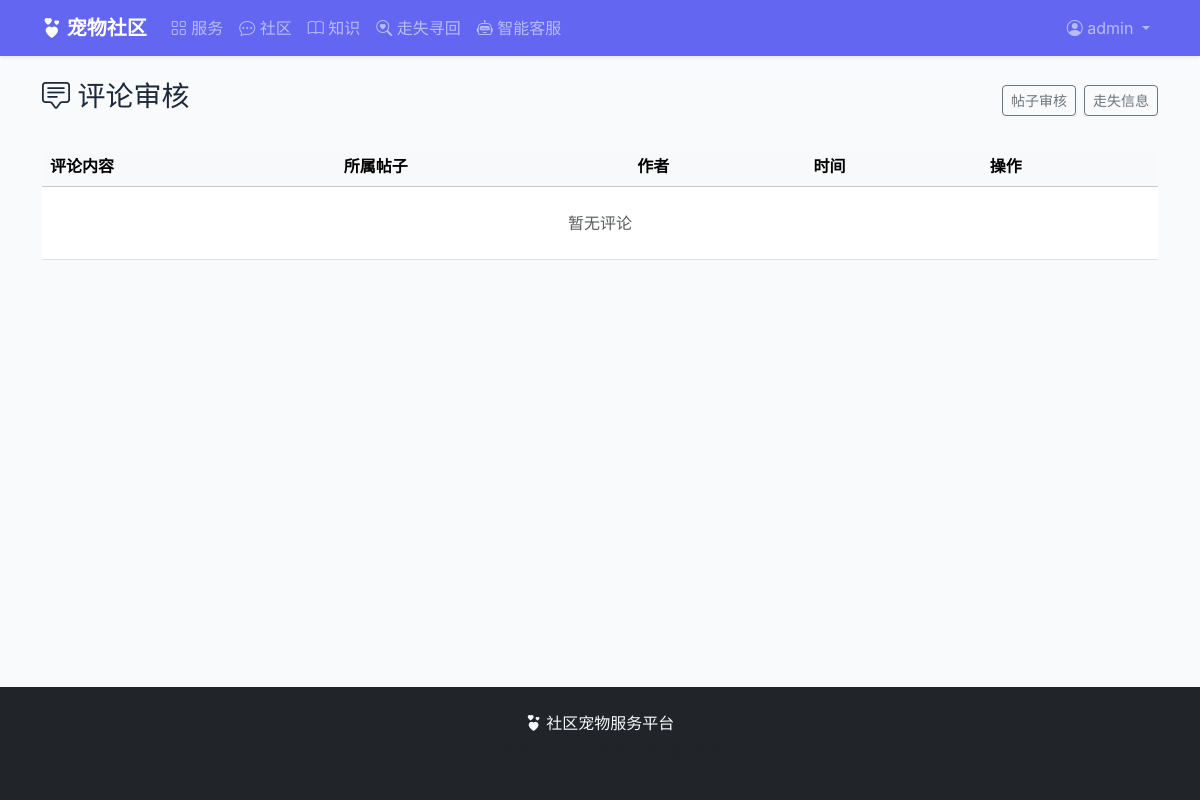
Page /community/admin/comments/ (signed in) on the earlier database version.
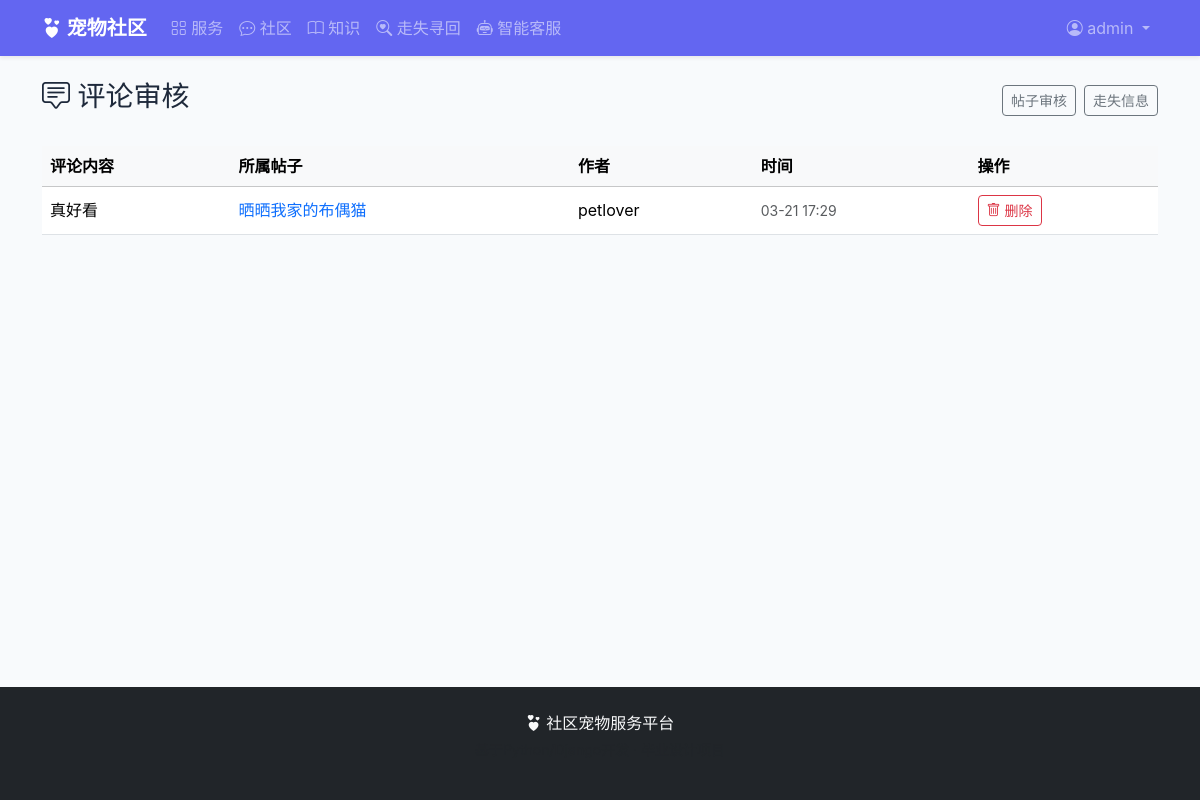
Same page on the later database version.
### accounts/models.py (models this page shows, shortened)
class User(AbstractUser):
    ROLE_CHOICES = (
        ('owner', '宠物主人'),
        ('provider', '服务商家'),
        ('admin', '系统管理员'),
    )
    role = models.CharField('角色', max_length=10, choices=ROLE_CHOICES, default='owner')
    phone = models.CharField('手机号', max_length=11, blank=True)
    avatar = models.ImageField('头像', upload_to='avatars/', blank=True)
    address = models.CharField('地址', max_length=200, blank=True)
    bio = models.TextField('个人简介', max_length=500, blank=True)
    created_at = models.DateTimeField('注册时间', auto_now_add=True)
    class Meta:
        verbose_name = '用户'
        verbose_name_plural = '用户'
    @property
    def is_provider(self):
        return self.role == 'provider'
    @property
    def is_admin_role(self):
        return self.role == 'admin'

### community/models.py (models this page shows, shortened)
class Comment(models.Model):
    post = models.ForeignKey(Post, on_delete=models.CASCADE,
                             related_name='comments', verbose_name='帖子')
    author = models.ForeignKey(settings.AUTH_USER_MODEL, on_delete=models.CASCADE,
                               related_name='comments', verbose_name='作者')
    content = models.TextField('内容')
    created_at = models.DateTimeField('评论时间', auto_now_add=True)
    class Meta:
        verbose_name = '评论'
        verbose_name_plural = '评论'
        ordering = ['-created_at']

class Post(models.Model):
    POST_TYPES = (
        ('note', '养宠笔记'),
        ('qa', '问答咨询'),
        ('show', '宠物展示'),
    )
    author = models.ForeignKey(settings.AUTH_USER_MODEL, on_delete=models.CASCADE,
                               related_name='posts', verbose_name='作者')
    post_type = models.CharField('类型', max_length=10, choices=POST_TYPES)
    title = models.CharField('标题', max_length=200)
    content = models.TextField('内容')
    image = models.ImageField('图片', upload_to='posts/', blank=True)
    likes_count = models.IntegerField('点赞数', default=0)
    comments_count = models.IntegerField('评论数', default=0)
    is_approved = models.BooleanField('已审核', default=False)
    is_pinned = models.BooleanField('置顶', default=False)
    created_at = models.DateTimeField('发布时间', auto_now_add=True)
    updated_at = models.DateTimeField('更新时间', auto_now=True)
    class Meta:
        verbose_name = '社区帖子'
        verbose_name_plural = '社区帖子'
        ordering = ['-is_pinned', '-created_at']

### community/views.py (the view)
# urls.py: path('admin/comments/', views.admin_comment_list, name='admin_comments'),
@login_required
def admin_comment_list(request):
    if not request.user.is_admin_role:
        messages.error(request, '仅管理员可访问')
        return redirect('index')
    comments = Comment.objects.all().select_related('author', 'post')
    return render(request, 'community/admin_comment_list.html', {'comments': comments})

### templates/community/admin_comment_list.html (shortened to what this page needs)
{% extends 'base.html' %}
{% block content %}
<div class="d-flex justify-content-between align-items-center mb-4">
    <h3><i class="bi bi-chat-square-text"></i> 评论审核</h3>
    <div class="d-flex gap-2">
        <a href="{% url 'community:admin_posts' %}" class="btn btn-outline-secondary btn-sm">帖子审核</a>
        <a href="{% url 'community:admin_lost' %}" class="btn btn-outline-secondary btn-sm">走失信息</a>
    </div>
</div>
<div class="table-responsive">
    <table class="table table-hover align-middle">
        <thead class="table-light">
            <tr>
                <th>评论内容</th>
                <th>所属帖子</th>
                <th>作者</th>
                <th>时间</th>
                <th>操作</th>
            </tr>
        </thead>
        <tbody>
        {% for c in comments %}
        <tr>
            <td>{{ c.content|truncatechars:60 }}</td>
            <td><a href="{% url 'community:post_detail' pk=c.post.pk %}" class="text-decoration-none">{{ c.post.title }}</a></td>
            <td>{{ c.author.username }}</td>
            <td class="small text-muted">{{ c.created_at|date:"m-d H:i" }}</td>
            <td>
                <form method="post" action="{% url 'community:admin_comment_delete' pk=c.pk %}" onsubmit="return confirm('确定删除此评论？')">
                    <button class="btn btn-outline-danger btn-sm"><i class="bi bi-trash"></i> 删除</button>
                </form>
            </td>
        </tr>
        {% empty %}
        <tr><td colspan="5" class="text-center text-muted py-4">暂无评论</td></tr>
        {% endfor %}
        </tbody>
    </table>
</div>
{% endblock %}

### templates/base.html (shortened to what this page needs)
{% load static %}
<!DOCTYPE html>
<html lang="zh-CN">
<head>
    <link href="{% static 'css/bootstrap.min.css' %}" rel="stylesheet">
    <link href="{% static 'css/bootstrap-icons.css' %}" rel="stylesheet">
    <link href="{% static 'css/style.css' %}" rel="stylesheet">
</head>
<body>
<nav class="navbar navbar-expand-lg navbar-dark bg-primary sticky-top shadow-sm">
    <div class="container">
        <a class="navbar-brand fw-bold" href="{% url 'index' %}">
            <i class="bi bi-hearts"></i> 宠物社区
        </a>
        <div class="collapse navbar-collapse" id="navMain">
            <ul class="navbar-nav me-auto">
                <li class="nav-item">
                    <a class="nav-link" href="{% url 'services:service_list' %}"><i class="bi bi-grid"></i> 服务</a>
                </li>
                <li class="nav-item">
                    <a class="nav-link" href="{% url 'community:post_list' %}"><i class="bi bi-chat-dots"></i> 社区</a>
                </li>
                <li class="nav-item">
                    <a class="nav-link" href="{% url 'knowledge:article_list' %}"><i class="bi bi-book"></i> 知识</a>
                </li>
                <li class="nav-item">
                    <a class="nav-link" href="{% url 'community:lost_list' %}"><i class="bi bi-search-heart"></i> 走失寻回</a>
                </li>
                <li class="nav-item">
                    <a class="nav-link" href="{% url 'chatbot:chat' %}"><i class="bi bi-robot"></i> 智能客服</a>
                </li>
            </ul>
            <ul class="navbar-nav">
                {% if user.is_authenticated %}
                <li class="nav-item dropdown">
                    <a class="nav-link dropdown-toggle" href="#" data-bs-toggle="dropdown">
                        <i class="bi bi-person-circle"></i> {{ user.username }}
                    </a>
                </li>
                {% else %}
                <li class="nav-item"><a class="nav-link" href="{% url 'accounts:login' %}">登录</a></li>
                <li class="nav-item"><a class="nav-link" href="{% url 'accounts:register' %}">注册</a></li>
                {% endif %}
            </ul>
        </div>
    </div>
</nav>
<main class="container py-4">
    {% block content %}{% endblock %}
</main>
<footer class="bg-dark text-light py-4 mt-5">
    <div class="container text-center">
        <p class="mb-1"><i class="bi bi-hearts"></i> 社区宠物服务平台</p>
        <p class="text-muted small">基于Python/Django开发 · 毕业设计项目</p>
    </div>
</footer>
</body>
</html>

### static/css/style.css (style rules this page uses)
:root { --primary: #6366f1; --primary-dark: #4f46e5; --secondary: #ec4899; --accent: #f59e0b; --bg-light: #faf5ff; }
body { font-family: -apple-system, BlinkMacSystemFont, "Segoe UI", "PingFang SC", "Hiragino Sans GB", "Microsoft YaHei", sans-serif; background-color: #f8fafc; color: #1e293b; min-height: 100vh; display: flex; flex-direction: column; }
main { flex: 1; }
.bg-primary { background-color: var(--primary) !important; }

Differences in the rows shown:
added Comment: content "真好看", post "晒晒我家的布偶猫", author.username "petlover", created_at "03-21 17:29"
Other differences:
text no longer shown: "暂无评论"
